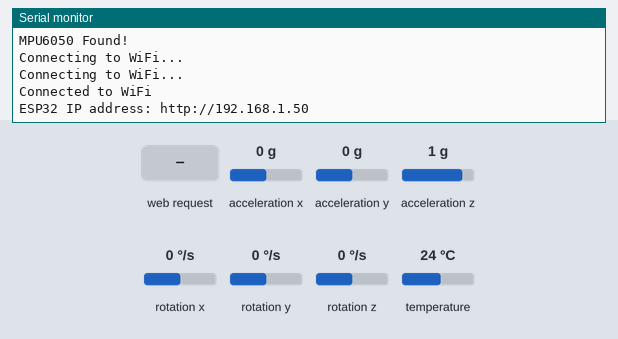
This sketch was run on a simulated ESP32. Shown: the last lines printed to the serial monitor. The inputs (shaded band) are chosen by the test bench; at power-on: acceleration x 0 g, acceleration y 0 g, acceleration z 1 g, rotation x 0 °/s, rotation y 0 °/s, rotation z 0 °/s, temperature 24 °C. WiFi joins after 1.5 s; servers stay silent unless stated.

Above: at 3.2 s.
3.3 s: HTTP request GET /toggle?state=on received
At 4.5 s:
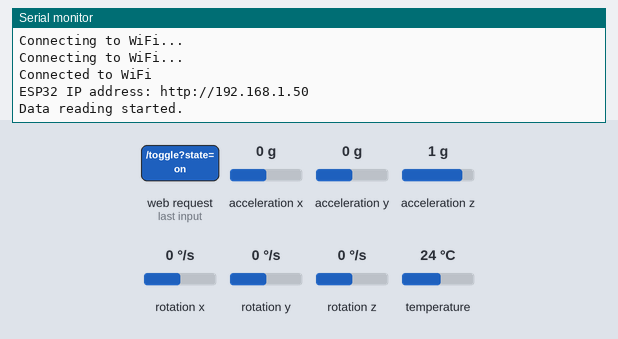
4.8 s: HTTP request GET /toggle?state=1 received
At 5.9 s:
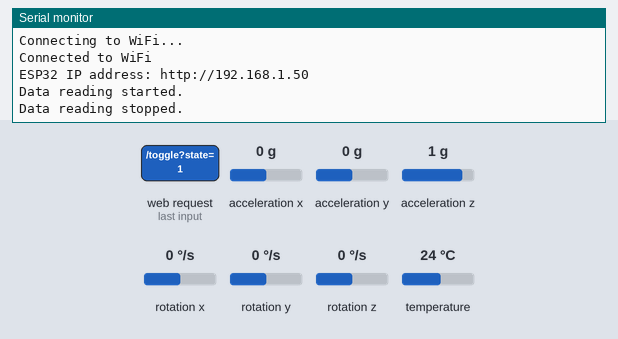

The sketch:

ESP32_MPU_6050_Web_Button.ino
```cpp
#include <Wire.h>
#include <Adafruit_MPU6050.h>
#include <Adafruit_Sensor.h>
#include <WiFi.h>
#include <AsyncTCP.h>
#include <ESPAsyncWebServer.h>
#include <Arduino_JSON.h>

Adafruit_MPU6050 mpu;

// High-pass filter parameters
float alpha = 0.98;

// Variables definition
float accelX_filtered = 0, accelY_filtered = 0, accelZ_filtered = 0;
float lastAccelX = 0, lastAccelY = 0, lastAccelZ = 0;
float radius = 0;
float fix_radius = 1.3; // Change according to club being used
float swing_speed = 0;
float fix_swing_speed = 0;
float cent_accel_magnitude = 0;
float angular_velocity = 0;

// Wi-Fi credentials
const char* ssid = "REPLACE_WITH_YOUR_SSID";
const char* password = "REPLACE_WITH_YOUR_PASSWORD";

// Web server and SSE
AsyncWebServer server(80);
AsyncEventSource events("/events");
JSONVar readings;

unsigned long lastOutputTime = 0;
const unsigned long outputInterval = 100; // 100 ms interval

// Boolean for Button
bool isReadingActive = false;

// HTML Page
const char index_html[] PROGMEM = R"rawliteral(
<!DOCTYPE html>
<html lang="en">
<head>
  <meta charset="UTF-8">
  <meta name="viewport" content="width=device-width, initial-scale=1.0">
  <title>Swing Tracker Dashboard</title>
  <style>
    body { font-family: Arial, sans-serif; margin: 20px; }
    .container { display: flex; flex-wrap: wrap; gap: 20px; }
    .card { border: 1px solid #ccc; border-radius: 8px; padding: 20px; width: 300px; box-shadow: 0 2px 5px rgba(0, 0, 0, 0.1); }
    .card h3 { margin-top: 0; }
    .value { font-size: 1.5em; color: #333; }
    .button { padding: 10px 20px; font-size: 16px; margin-top: 20px; cursor: pointer; border-radius: 5px; border: none; background-color: #4CAF50; color: white; }
    .button.stop { background-color: #f44336; }
  </style>
</head>
<body>
  <h1>Swing Tracker Live Readings</h1>
  <button id="toggleButton" class="button">Start Tracking</button>
  <div class="container">
    <div class="card"><h3>Radius (m)</h3><div class="value" id="radius">0.00</div></div>
    <div class="card"><h3>Angular Velocity (rad/s)</h3><div class="value" id="angular_velocity">0.00</div></div>
    <div class="card"><h3>Centripetal Acceleration (m/s²)</h3><div class="value" id="cent_accel_magnitude">0.00</div></div>
    <div class="card"><h3>Swing Speed (mph)</h3><div class="value" id="swing_speed">0.00</div></div>
    <div class="card"><h3>Fixed Swing Speed (mph)</h3><div class="value" id="fix_swing_speed">0.00</div></div>
    <div class="card"><h3>Accel X Filtered (m/s²)</h3><div class="value" id="accelX_filtered">0.00</div></div>
    <div class="card"><h3>Accel Y Filtered (m/s²)</h3><div class="value" id="accelY_filtered">0.00</div></div>
    <div class="card"><h3>Accel Z Filtered (m/s²)</h3><div class="value" id="accelZ_filtered">0.00</div></div>
  </div>

  <script>
    const eventSource = new EventSource('/events');
    let isReading = false;
    const toggleButton = document.getElementById('toggleButton');

    toggleButton.addEventListener('click', function() {
      isReading = !isReading;
      fetch(`/toggle?state=${isReading ? 'on' : 'off'}`);
      toggleButton.textContent = isReading ? 'Stop Tracking' : 'Start Tracking';
      toggleButton.classList.toggle('stop', isReading);
    });

    eventSource.addEventListener('new_readings', function(event) {
      if (isReading) {
        const data = JSON.parse(event.data);
        document.getElementById('radius').textContent = data.radius.toFixed(2);
        document.getElementById('angular_velocity').textContent = data.angular_velocity.toFixed(2);
        document.getElementById('cent_accel_magnitude').textContent = data.cent_accel_magnitude.toFixed(2);
        document.getElementById('swing_speed').textContent = data.swing_speed.toFixed(2);
        document.getElementById('fix_swing_speed').textContent = data.fix_swing_speed.toFixed(2);
        document.getElementById('accelX_filtered').textContent = data.accelX_filtered.toFixed(2);
        document.getElementById('accelY_filtered').textContent = data.accelY_filtered.toFixed(2);
        document.getElementById('accelZ_filtered').textContent = data.accelZ_filtered.toFixed(2);
      }
    });
  </script>
</body>
</html>
)rawliteral";

void setup() {
  Serial.begin(115200);
  Wire.begin(21, 22);

  if (!mpu.begin()) {
    Serial.println("Failed to find MPU6050 chip");
    while (1) { delay(10); }
  }
  Serial.println("MPU6050 Found!");

  mpu.setAccelerometerRange(MPU6050_RANGE_2_G);
  mpu.setGyroRange(MPU6050_RANGE_250_DEG);
  mpu.setFilterBandwidth(MPU6050_BAND_5_HZ);

  sensors_event_t a, g, temp;
  mpu.getEvent(&a, &g, &temp);

  lastAccelX = a.acceleration.x;
  lastAccelY = a.acceleration.y;
  lastAccelZ = a.acceleration.z;
  accelX_filtered = a.acceleration.x;
  accelY_filtered = a.acceleration.y;
  accelZ_filtered = a.acceleration.z;

  WiFi.begin(ssid, password);
  while (WiFi.status() != WL_CONNECTED) {
    delay(1000);
    Serial.println("Connecting to WiFi...");
  }
  Serial.println("Connected to WiFi");
  Serial.print("ESP32 IP address: http://");
  Serial.println(WiFi.localIP());

  server.on("/", HTTP_GET, [](AsyncWebServerRequest *request){
    request->send_P(200, "text/html", index_html);
  });

  server.on("/toggle", HTTP_GET, [](AsyncWebServerRequest *request){
    if (request->hasParam("state")) {
      String state = request->getParam("state")->value();
      isReadingActive = (state == "on");
      Serial.println(isReadingActive ? "Data reading started." : "Data reading stopped.");
    }
    request->send(200, "text/plain", "OK");
  });

  events.onConnect([](AsyncEventSourceClient *client){
    if(client->connected()) {
      Serial.println("Client connected");
    }
  });
  server.addHandler(&events);
  server.begin();
}

void sendSensorData() {
  readings["radius"] = radius;
  readings["angular_velocity"] = angular_velocity;
  readings["cent_accel_magnitude"] = cent_accel_magnitude;
  readings["swing_speed"] = swing_speed;
  readings["fix_swing_speed"] = fix_swing_speed;
  readings["accelX_filtered"] = accelX_filtered;
  readings["accelY_filtered"] = accelY_filtered;
  readings["accelZ_filtered"] = accelZ_filtered;

  String jsonString = JSON.stringify(readings);
  events.send(jsonString.c_str(), "new_readings", millis());
}

void loop() {
  if (isReadingActive) { // If button is turned on then data reading starts
    sensors_event_t a, g, temp;
    mpu.getEvent(&a, &g, &temp);

    accelX_filtered = alpha * (accelX_filtered + a.acceleration.x - lastAccelX);
    accelY_filtered = alpha * (accelY_filtered + a.acceleration.y - lastAccelY);
    accelZ_filtered = alpha * (accelZ_filtered + a.acceleration.z - lastAccelZ);

    lastAccelX = a.acceleration.x;
    lastAccelY = a.acceleration.y;
    lastAccelZ = a.acceleration.z;

    angular_velocity = sqrt((g.gyro.z * g.gyro.z) + (g.gyro.x * g.gyro.x));
    radius = accelY_filtered / (angular_velocity * angular_velocity);
    cent_accel_magnitude = accelY_filtered;
    swing_speed = angular_velocity * radius * 2.23694;
    fix_swing_speed = angular_velocity * fix_radius * 2.23694;

    if (millis() - lastOutputTime >= outputInterval) {
      lastOutputTime = millis();
      sendSensorData();
    }
  }
  else { // If button is off all variables are reset to 0
    swing_speed = 0;
    fix_swing_speed = 0;
    cent_accel_magnitude = 0;
    angular_velocity = 0;
    radius = 0;
    lastAccelX = 0, lastAccelY = 0, lastAccelZ = 0;
    accelX_filtered = 0, accelY_filtered = 0, accelZ_filtered = 0;
  }

  delay(10);
}
```

Measured:
- after the input at 3.3 s, the serial monitor: prints a new line at once (image 1)
- after the input at 4.8 s, the serial monitor: prints a new line at once (image 2)
